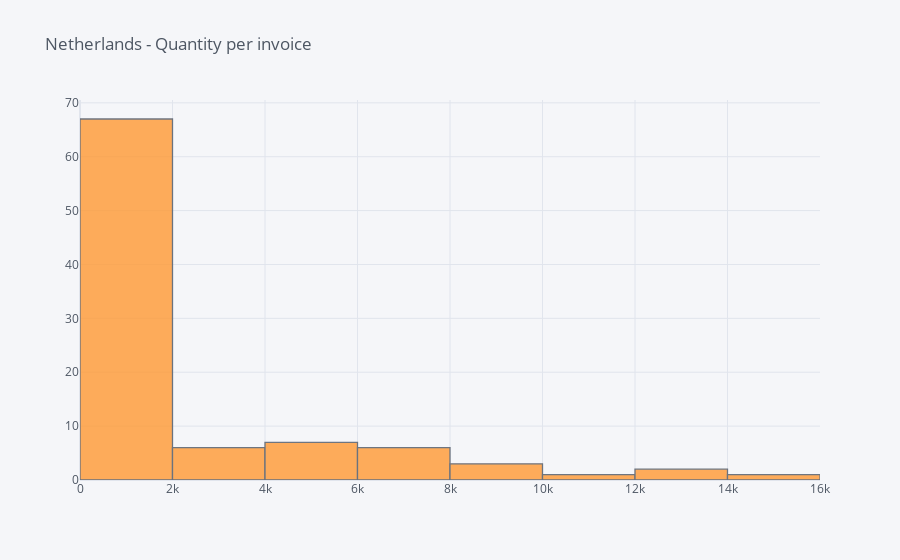

Write notebook code for a chart like this one.
### Code cell
neth = df[df.Country=='Netherlands']
neth = neth.groupby('InvoiceNo').sum()
display(neth.head())
neth = neth[['Quantity']]
neth.iplot(kind='hist', title='Netherlands - Quantity per invoice')

### Figure 1 — Plotly figure (JSON) as saved in the notebook; plotly's stock layout.template omitted (floating-point values rounded to 4 significant figures)
{"data": [{"histfunc": "count", "histnorm": "", "marker": {"color": "rgba(255, 153, 51, 1.0)", "line": {"color": "#4D5663", "width": 1.3}}, "name": "Quantity", "opacity": 0.8, "orientation": "v", "type": "histogram", "x": [96, 45, 6668, 8210, 6072, 288, 5730, 116, 111, 1116, 8174, 4034, 2940, 275, 151, 169, 722, 103, 1070, 11116, 1208, 636, 700, 426, 200, 72, 924, 12266, 72, 408, 126, 960, 4664, 64, 164, 1038, 1836, 328, 312, 84, 4718, 61, 350, 8998, 424, 1588, 9, 7807, 375, 14730, 992, 288, 4628, 480, 1012, 1, 144, 4951, 6932, 3717, 545, 3, 332, 15, 211, 269, 13392, 3020, 1728, 1780, 660, 29, 3069, 2400, 300, 2454, 216, 62, 6712, 1040, 32, 146, 32, 152, 372, 136, 5760, 200, 1284, 50, 7366, 452, 140]}], "layout": {"barmode": "overlay", "legend": {"bgcolor": "#F5F6F9", "font": {"color": "#4D5663"}}, "paper_bgcolor": "#F5F6F9", "plot_bgcolor": "#F5F6F9", "title": {"font": {"color": "#4D5663"}, "text": "Netherlands - Quantity per invoice"}, "xaxis": {"gridcolor": "#E1E5ED", "showgrid": true, "tickfont": {"color": "#4D5663"}, "title": {"font": {"color": "#4D5663"}, "text": ""}, "zerolinecolor": "#E1E5ED"}, "yaxis": {"gridcolor": "#E1E5ED", "showgrid": true, "tickfont": {"color": "#4D5663"}, "title": {"font": {"color": "#4D5663"}, "text": ""}, "zerolinecolor": "#E1E5ED"}}}
